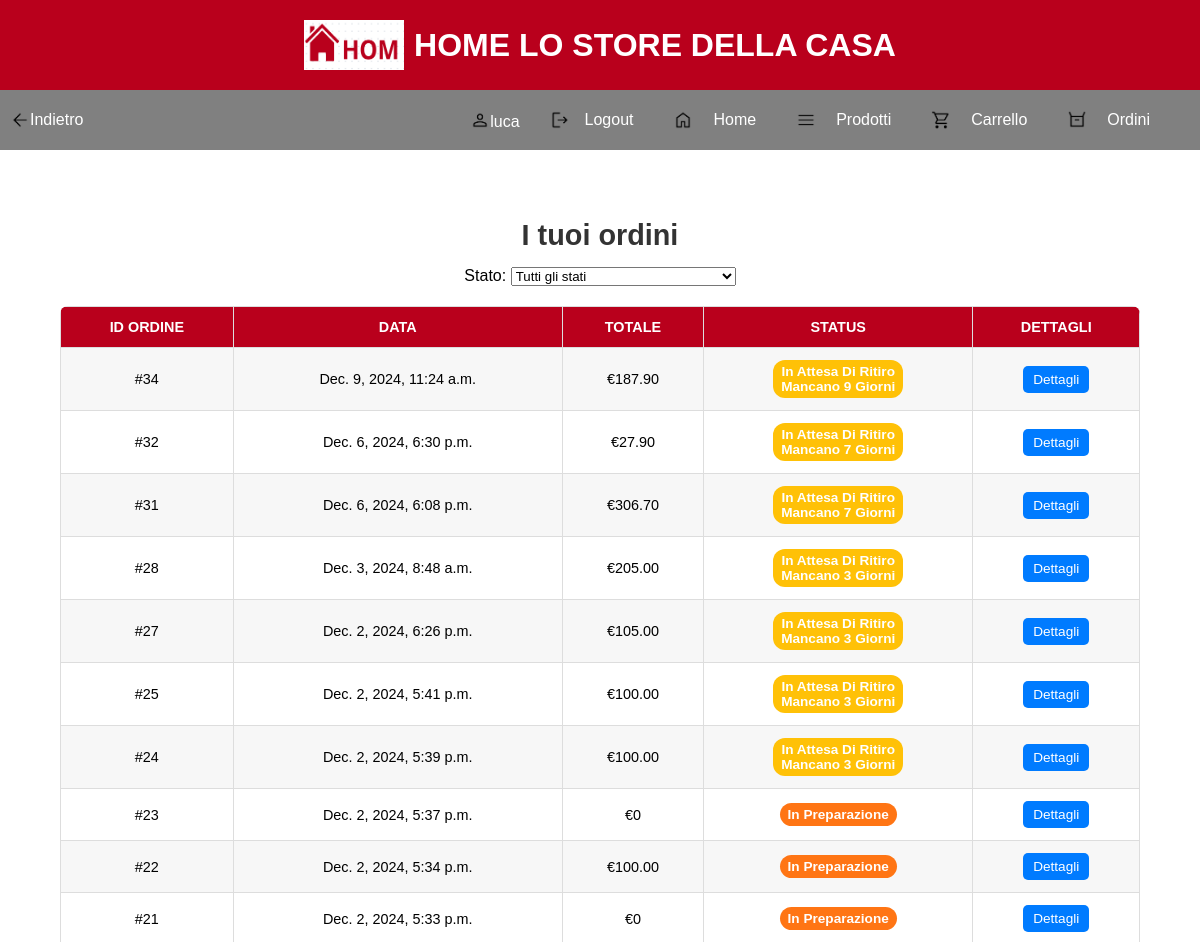
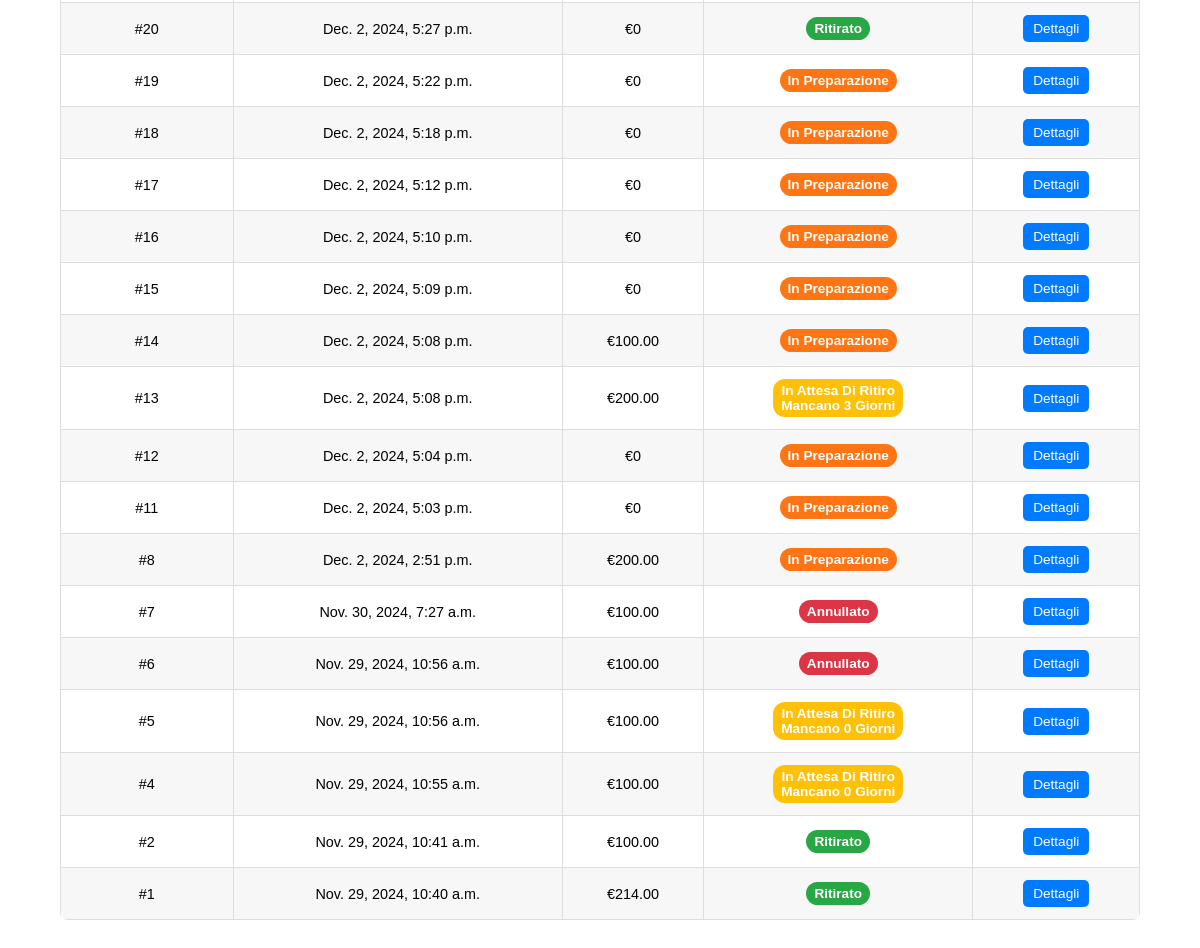
Page /view-orders/ (signed in) on the committed database (2 pictures, top to bottom).
### homestore/models.py (models this page shows, shortened)
class Order(models.Model):
    STATUS_CHOICES = [
        ('pending', 'In attesa'),
        ('completed', 'Ritirato'),
        ('cancelled', 'Annullato')
    ]
    user = models.ForeignKey(User, on_delete=models.CASCADE)
    created_at = models.DateTimeField(auto_now_add=True)
    cart_items = models.ManyToManyField(CartItem)
    status = models.CharField(max_length=10, choices=STATUS_CHOICES, default='pending')
    total = models.DecimalField(max_digits=10, decimal_places=2, default=0.0)
    ready_for_pickup = models.BooleanField(default=False)
    def days_left_for_pickup(self):
        deadline = self.created_at + timedelta(days=10)
        remaining_days = (deadline - timezone.now()).days
        return max(remaining_days, 0)

### homestore/views.py (the view)
# urls.py: path('view-orders/', view_orders, name='view_orders'),
@login_required
def view_orders(request):
    selected_status = request.GET.get('status', None)
    orders = Order.objects.filter(user=request.user).order_by('-created_at')  # Ordina per data di creazione, discendente
    if selected_status:
        orders = orders.filter(status=selected_status)
    for order in orders:
        order.total = sum(item.product.prezzo * item.quantity for item in order.items.all())
    return render(request, 'homestore/view_orders.html', {'orders': orders, 'selected_status': selected_status, 'show_back_button': True,
        'back_url': '/'})

### homestore/templates/homestore/view_orders.html (shortened to what this page needs)
{% extends 'homestore/nav.html' %}
{% load static %}
{% block content %}
<div class="orders-container">
  <h1>I tuoi ordini</h1>
  <div class="filters-container">
    <form method="get" class="filters">
      <label for="status">Stato:</label>
            <select name="status" id="status" onchange="this.form.submit()">
                <option value="">Tutti gli stati</option>
            </select>
        </form>
    </div>
  {% if orders %}
    <table class="orders-table">
      <thead>
        <tr>
          <th>ID Ordine</th>
          <th>Data</th>
          <th>Totale</th>
          <th>Status</th>
          <th>Dettagli</th>
        </tr>
      </thead>
      <tbody>
        {% for order in orders %}
          <tr>
            <td>#{{ order.id }}</td>
            <td>{{ order.created_at }}</td>
            <td>€{{ order.total }}</td>
            <td>
              <span class="status-indicator
              {% if order.status == 'pending' and not order.ready_for_pickup %}preparing{% endif %}
              {% if order.status == 'pending' and order.ready_for_pickup %}ready{% endif %}
              {% if order.status == 'completed' %}completed{% endif %}
              {% if order.status == 'cancelled' %}cancelled{% endif %}
              ">
              {% if order.status == 'pending' %}
                    {% if not order.ready_for_pickup %}
                        <strong style="color: white;">In preparazione</strong>
                    {% else %}
                        <strong>In attesa di ritiro</strong>
                        {% with order.days_left_for_pickup as days_left %}
                            <br>Mancano {{ days_left }} giorni
                        {% endwith %}
                    {% endif %}
              {% elif order.status == 'completed' %}
                  <strong style="color: white;">Ritirato</strong>
              {% elif order.status == 'cancelled' %}
                  <strong style="color: white;">Annullato</strong>
              {% endif %}
              </span>
          </td>
            <td>
              <a href="{% url 'order_details' order.id %}" class="btn-details">Dettagli</a>
            </td>
          </tr>
        {% endfor %}
      </tbody>
    </table>
  {% else %}
    <p class="no-orders-message">Non hai ancora effettuato ordini.</p>
  {% endif %}
</div>
{% endblock %}

### homestore/templates/homestore/nav.html (shortened to what this page needs)
<!DOCTYPE html>
{% load static %}
<html lang="it">
<head>
    <link rel="stylesheet" href="{% static 'css/style.css' %}">
    <link rel="stylesheet" href="https://cdnjs.cloudflare.com/ajax/libs/font-awesome/5.15.4/css/all.min.css">
</head>
<body>
    <header>
        <img src="{% static 'logo2.png' %}" alt="Logo" style="width: 100px; height: 50px;">
        <h1>HOME LO STORE DELLA CASA</h1>
    </header>
    <nav>
        {% if show_back_button %}
            <div class="back-button-container">
                <a href="{{ back_url }}">
                    <img src="{% static 'back_arrow.png' %}" alt="Indietro">
                    <span>Indietro</span>
                </a>
            </div>
        {% endif %}
        {% if user.is_authenticated %}
            <div class="navbar">
                {% if user.is_staff %}
                <a href="{% url 'admin_dashboard' %}" style="color: white; text-decoration: none;">
                    <img src="{% static 'profile_icon.png' %}" alt="Profilo" >
                    <p>{{ user.username }}</p>
                </a>
                {% else %}
                <a style="color: white; text-decoration: none;">
                    <img src="{% static 'profile_icon.png' %}" alt="Profilo" >
                    <p>{{ user.username }}</p>
                </a>
                {% endif %}
            </div>
            <div class="navbar">
                <a href="{% url 'logout' %}" style="color: white; text-decoration: none; ">
                    <img src="{% static 'logout.png' %}" alt="Logout" style="margin-right: 15px;">
                    <span>Logout</span>
                </a>
            </div>
        {% endif %}
        <div class="navbar">
            <button onclick="window.location.href='{% url 'welcome' %}'" style="border: none; background: none; cursor: pointer;">
                <img src="{% static 'home.png' %}" alt="Home">
            </button>
            <a href="{% url 'welcome' %}" class="home-link">Home</a>
        </div>
        <div class="navbar">
            <button onclick="document.getElementById('drawer').classList.add('open')" style="border: none; background: none; cursor: pointer;">
                <img src="{% static 'menu.png' %}" alt="menu">
            </button>
            <a href="#" id="products-link">Prodotti</a>
        </div>
        {% if user.is_authenticated and not user.is_staff %}
            <div class="navbar">
                <button onclick="document.getElementById('drawer').classList.add('open')" style="border: none; background: none; cursor: pointer;">
                    <img src="{% static 'cart.png' %}" alt="cart">
                </button>
                <a href="{% url 'view_cart' %}" id="cart-link">Carrello</a>
            </div>
            <div class="navbar">
                <button onclick="document.getElementById('drawer').classList.add('open')" style="border: none; background: none; cursor: pointer;">
                    <img src="{% static 'order.png' %}" alt="order">
                </button>
                <a href="{% url 'view_orders' %}"> Ordini</a>
            </div>
        {% endif %}
    </nav>
    {% block content %}
    {% endblock %}
</body>
</html>

### homestore/static/css/style.css (style rules this page uses)
button { background-color: #b9001c; color: #ffffff; border: none; padding: 10px; border-radius: 7px; cursor: pointer; font-size: 16px; width: 100%; margin-top: 10px; }
p { margin-top: 20px; text-align: center; }

### homestore/templates/homestore/nav.html (style rules this page uses)
body { font-family: Arial, sans-serif; margin: 0; padding: 0; overflow-x: hidden; }
header { background-color: #b9001c; color: white; padding: 10px 0; text-align: center; height: 70px; box-shadow: 0 2px 4px rgba(0, 0, 0, 0.1); display: flex; align-items: center; justify-content: center; gap: 10px; }
button { margin-top: 0px; }
nav { position: relative; display: flex; justify-content: end; background-color: #808080; padding: 10px 20px; height: 40px; align-items: center; }
nav a { margin-right: 30px; text-decoration: none; color: #ffffff; display: flex; align-items: center; }
nav img { width: 20px; height: 20px; vertical-align: middle; }
.navbar { display: flex; align-items: center; gap: 10px; }
.back-button-container { position: absolute; left: 10px; top: 50%; transform: translateY(-50%); display: flex; align-items: center; gap: 5px; }
.back-button-container img { width: 20px; height: 20px; }
.back-button-container a { text-decoration: none; color: white; font-size: 16px; }

### homestore/templates/homestore/view_orders.html (style rules this page uses)
.orders-container { margin: 30px auto; padding: 20px; max-width: 90%; border-radius: 10px; text-align: center; }
.orders-container h1 { font-size: 1.8rem; color: #333; margin-bottom: 15px; }
.orders-table { width: 100%; border-collapse: collapse; margin-top: 20px; background: #ffffff; border-radius: 8px; overflow: hidden; }
.orders-table th, .orders-table td { padding: 12px; text-align: center; font-size: 0.9rem; border: 1px solid #ddd; }
.orders-table th { background-color: #b9001c; color: #ffffff; text-transform: uppercase; }
.orders-table tr:nth-child(odd) { background-color: #f7f7f7; }
.btn-details { display: inline-block; padding: 6px 10px; color: #ffffff; background-color: #007bff; border-radius: 5px; text-decoration: none; font-size: 0.85rem; transition: background-color 0.3s ease; }
.status-indicator { display: inline-block; padding: 4px 8px; border-radius: 12px; font-size: 0.85rem; font-weight: bold; text-transform: capitalize; color: #ffffff; }
.status-indicator.preparing { background-color: #ff7514; }
.status-indicator.ready { background-color: #ffc107; }
.status-indicator.completed { background-color: #28a745; }
.status-indicator.cancelled { background-color: #dc3545; }

### rows in the picture
Order: id "34", created_at "Dec. 9, 2024, 11:24 a.m.", total "187.90", days_left_for_pickup "9"
Order: id "32", created_at "Dec. 6, 2024, 6:30 p.m.", total "27.90", days_left_for_pickup "7"
Order: id "31", created_at "Dec. 6, 2024, 6:08 p.m.", total "306.70", days_left_for_pickup "7"
Order: id "28", created_at "Dec. 3, 2024, 8:48 a.m.", total "205.00", days_left_for_pickup "3"
Order: id "27", created_at "Dec. 2, 2024, 6:26 p.m.", total "105.00", days_left_for_pickup "3"
Order: id "25", created_at "Dec. 2, 2024, 5:41 p.m.", total "100.00", days_left_for_pickup "3"
Order: id "24", created_at "Dec. 2, 2024, 5:39 p.m.", total "100.00", days_left_for_pickup "3"
Order: id "23", created_at "Dec. 2, 2024, 5:37 p.m.", total "0", status "In Preparazione"
Order: id "22", created_at "Dec. 2, 2024, 5:34 p.m.", total "100.00", status "In Preparazione"
Order: id "21", created_at "Dec. 2, 2024, 5:33 p.m.", total "0", status "In Preparazione"
Order: id "20", created_at "Dec. 2, 2024, 5:27 p.m.", total "0", status "Ritirato"
Order: id "19", created_at "Dec. 2, 2024, 5:22 p.m.", total "0", status "In Preparazione"
Order: id "18", created_at "Dec. 2, 2024, 5:18 p.m.", total "0", status "In Preparazione"
Order: id "17", created_at "Dec. 2, 2024, 5:12 p.m.", total "0", status "In Preparazione"
Order: id "16", created_at "Dec. 2, 2024, 5:10 p.m.", total "0", status "In Preparazione"
Order: id "15", created_at "Dec. 2, 2024, 5:09 p.m.", total "0", status "In Preparazione"
Order: id "14", created_at "Dec. 2, 2024, 5:08 p.m.", total "100.00", status "In Preparazione"
Order: id "13", created_at "Dec. 2, 2024, 5:08 p.m.", total "200.00", days_left_for_pickup "3"
Order: id "12", created_at "Dec. 2, 2024, 5:04 p.m.", total "0", status "In Preparazione"
Order: id "11", created_at "Dec. 2, 2024, 5:03 p.m.", total "0", status "In Preparazione"
Order: id "8", created_at "Dec. 2, 2024, 2:51 p.m.", total "200.00", status "In Preparazione"
Order: id "7", created_at "Nov. 30, 2024, 7:27 a.m.", total "100.00", status "Annullato"
Order: id "6", created_at "Nov. 29, 2024, 10:56 a.m.", total "100.00", status "Annullato"
Order: id "5", created_at "Nov. 29, 2024, 10:56 a.m.", total "100.00", days_left_for_pickup "0"
Order: id "4", created_at "Nov. 29, 2024, 10:55 a.m.", total "100.00", days_left_for_pickup "0"
Order: id "2", created_at "Nov. 29, 2024, 10:41 a.m.", total "100.00", status "Ritirato"
Order: id "1", created_at "Nov. 29, 2024, 10:40 a.m.", total "214.00", status "Ritirato"

### other values in the picture
{{ user.username }} "luca"
